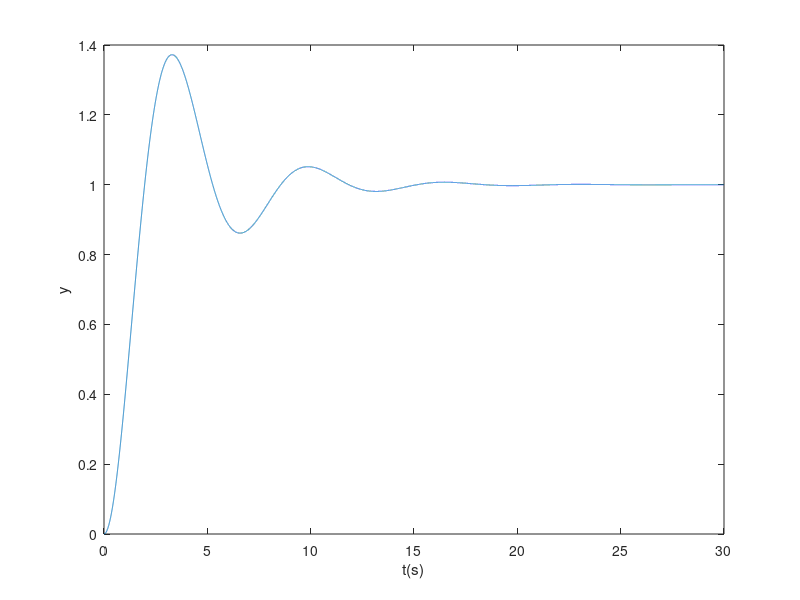

Source code (MATLAB): (Note: this script raises an error after producing the figure.)
% uncomment the next line if you are using Octave
%pkg load control;

s = tf('s');
sys = 1/(s^2+0.6*s+1);

t = 0:0.001:30;
[ y, t] = step(sys, t);
figure(1);
plot(t, y);
xlabel('t(s)'); ylabel('y');
stepinfo(y, t) % not available in Octave

[y, t] = impulse(sys, t);
figure(2);
plot(t, y);
xlabel('t(s)'); ylabel('y');

[y, t] = lsim(sys, sin(t), t);
figure(3);
plot(t, y);
xlabel('t(s)'); ylabel('y');

den = [1, 0.6, 1];
roots(den)

G = 1/(s^2+0.6*s+1);
pole(G)
figure(4);
pzmap(G);
axis([-0.4, 0, -1, 1]);
